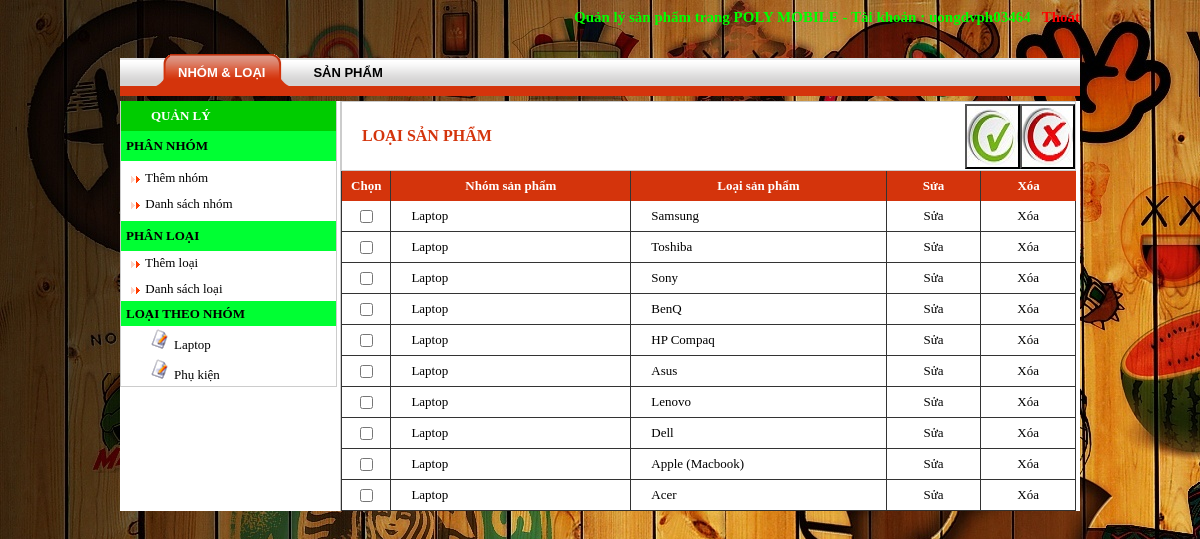
The page /shoppc/admincp/?m=mn&b=loaisp-get-list&idn=1 (signed in) on the database its author committed.
### tables this page shows
CREATE TABLE IF NOT EXISTS `nhomsanpham` (
  `id_nhom` int(10) NOT NULL,
  `tennhom` varchar(255) NOT NULL,
  PRIMARY KEY (`id_nhom`)
);

CREATE TABLE IF NOT EXISTS `loaisanpham` (
  `id_loai` int(10) NOT NULL,
  `id_nhom` int(11) NOT NULL,
  `tenloaisp` text NOT NULL,
  `ghichu` varchar(255) NOT NULL,
  PRIMARY KEY (`id_loai`)
);

### shoppc/admincp/include/loaisp-get-list.php (the view)
<form method="post" id="frm" name="form">
<table width="735" height="70" border="0" cellspacing="0" cellpadding="0" bgcolor="#FFFFFF" bordercolordark="#FFFFFF">
	  <tr>
      	<td style="border-top:1px solid #CCCCCC; border-bottom: 1px solid #CCCCCC; border-left:1px solid #CCCCCC"><div align="left" style="color:#d4340c; font-family:Tahoma; font-size: 16px; font-weight:bold; padding-left:20px">LOẠI SẢN PHẨM</div></td>
      	<td style="border-top:1px solid #CCCCCC; border-bottom: 1px solid #CCCCCC; height:65px; width:55px">
		<input type="button" value='' onClick="document.form.action='../admincp/?m=mn&b=loaisp-insert'; document.form.submit();" style="background:url(../images/bt_them.jpg); width:55px; height:65px;">
		</td>
		<td style="border-top:1px solid #CCCCCC; border-bottom: 1px solid #CCCCCC; border-right:1px solid #CCCCCC; height:65px; width:55px">
		<input type="button" value='' onClick="document.form.action='../admincp/?m=mn&b=loaisp-xl-del';document.form.submit();" style="background:url(../images/bt_xoa.jpg); width:55px; height:65px;">
        </td>
      </tr>
    </table>
<table width="735" border="0" cellspacing="0" cellpadding="0">
  <tr height="30" bgcolor="#d4340c">
    <td align="center" width="50" style="border-left:1px solid #333;border-right:1px solid #333"><strong><font color="#FFFFFF">Chọn</font></strong></td>
    <td align="center" width="235" style="border-right:1px solid #333"><strong><font color="#FFFFFF">Nhóm sản phẩm</font></strong></td>
    <td align="center" width="250" style="border-right:1px solid #333"><strong><font color="#FFFFFF">Loại sản phẩm</font></strong></td>
    <td align="center" width="100" style="border-right:1px solid #333"><strong><font color="#FFFFFF">Sửa</font></strong></td>
    <td align="center" width="100"><strong><font color="#FFFFFF">Xóa</font></strong></td>
  </tr>
<?php
		$idn=$_GET["idn"];
		$sql3="select nhomsanpham.tennhom,loaisanpham.* from nhomsanpham,loaisanpham where nhomsanpham.id_nhom=loaisanpham.id_nhom and loaisanpham.id_nhom='$idn' order by nhomsanpham.id_nhom ASC";
		$kq3=mysql_query($sql3);
		if(!$kq3)
			echo "";
		else{
		while($r3=mysql_fetch_array($kq3))
		{
			$id_nhom=$r3["id_nhom"];$tennhom=$r3["tennhom"];
			$id_loai=$r3["id_loai"];$tenloai=$r3["tenloaisp"];
  ?>
  <tr>
  <td width="50" align="center" style="border-left:1px solid #333;border-bottom:1px solid #333; border-right:1px solid #333">
  <input type="checkbox" name="chon[]" value="<?php echo $id_loai; ?>"/></td>
    <td width="235" height="30" align="left" style="border-bottom:1px solid #333; border-right:1px solid #333; padding-left:20px"><?php echo "$tennhom"; ?></td>
    <td width="250" align="left" style="border-bottom:1px solid #333; border-right:1px solid #333; padding-left:20px"><?php echo "$tenloai"; ?></td>
    <td width="100" align="center" style="border-bottom:1px solid #333; border-right:1px solid #333"><a href="?m=mn&amp;b=loaisp-update&idl=<?php echo "$id_loai"; ?>">Sửa</a></td>
    <td width="100" align="center" style="border-bottom:1px solid #333; border-right:1px solid #333"><a href="?m=mn&b=loaisp-del&idl=<?php echo "$id_loai"; ?>" onclick="return check()">Xóa</a>
    </td>
  </tr>
 <?php
		}
		}
 ?>
</table>
</form>

### shoppc/admincp/include/menu-mn.php
<table width="215" border="0" cellspacing="0" cellpadding="0">
  <tr>
   <td class="menu" height="30"><div align="left" style="color:#FFF; font-family:Tahoma; font-size: 13px; font-weight:bold">QUẢN LÝ</div></td>
  </tr>
  <tr>
  	<td bgcolor="#00FF33" height="30" style="padding-left:5px">
      <strong>PHÂN NHÓM</strong></td>
  </tr>
  <tr>
   <td height="60" style="padding-left:5px">
  <div align="left">
   <img align="absmiddle" src="../images/towred1-r.gif"><a href="../admincp/?m=mn&b=nhomsp-insert" class="admin-menu-left"> Thêm nhóm</a>
   	<div style="height:10px"></div>
	<img align="absmiddle" src="../images/towred1-r.gif"><a href="../admincp/?m=mn&b=nhomsp-list" class="admin-menu-left"> Danh sách nhóm</a>
	</div>
    </td>
  </tr>
    <tr>
  	<td bgcolor="#00FF33" height="30" style="padding-left:5px">
      <strong>PHÂN LOẠI</strong></td>
  </tr>
  <tr>
   <td height="50" style="padding-left:5px">
  <div align="left">
   <img align="absmiddle" src="../images/towred1-r.gif"><a href="../admincp/?m=mn&b=loaisp-insert" class="admin-menu-left"> Thêm loại</a>
   	<div style="height:10px"></div>
	<img align="absmiddle" src="../images/towred1-r.gif"><a href="../admincp/?m=mn&b=loaisp-list" class="admin-menu-left"> Danh sách loại</a>
	</div>
    </td>
  </tr>
   <tr bgcolor="#00FF33">
   <td style="padding-left:5px;" height="25"><strong>LOẠI THEO NHÓM</strong></td>
   </tr>
  <tr>
	<td>
    <?php
    $sql3=mysql_query("select * from nhomsanpham");
	while($r3=mysql_fetch_array($sql3))
	{
		$tennhom=$r3["tennhom"];$id_nhom=$r3["id_nhom"];
		echo "<tr><td>
		<div style=\"padding-left:20px;\">
		<table border=0 cellspacing=0 cellpadding=0 >
		<tr><td height=30px width=100%>
		&nbsp;&nbsp;&nbsp;<img src=\"../admincp/img/file_uf.gif\" width=20 height=20 />
		<a style=\"color:#000000\" onMouseOver=\"style.color='#0099CC'\" onMouseOut=\"style.color='#000000'\" href='../admincp/?m=mn&b=loaisp-get-list&idn=$id_nhom'>$tennhom</a>
		</td></tr>
		</table>
		</div></td></tr>";
	}
	?>
    </td>
  </tr>
</table>

### shoppc/admincp/css/main.css (style rules this page uses)
body { background-repeat: repeat-y; margin-left: 0px; margin-top: 0px; margin-right: 0px; margin-bottom: 0px; text-align: center; font-family:Tahoma; font-size:13px; background-image:url(../../images/bg3.jpg); background-attachment: fixed; }
a:link { text-decoration: none; color:#000000; }
.menu { padding-left:30px; border:0px solid #d4340c; background-color:#00CC00; }

### rows shown on the page
nhomsanpham: tennhom "Laptop"
nhomsanpham: tennhom "Phụ kiện"
loaisanpham: id_nhom.tennhom "Laptop", tenloaisp "Samsung"
loaisanpham: id_nhom.tennhom "Laptop", tenloaisp "Toshiba"
loaisanpham: id_nhom.tennhom "Laptop", tenloaisp "Sony"
loaisanpham: id_nhom.tennhom "Laptop", tenloaisp "BenQ"
loaisanpham: id_nhom.tennhom "Laptop", tenloaisp "HP Compaq"
loaisanpham: id_nhom.tennhom "Laptop", tenloaisp "Asus"
loaisanpham: id_nhom.tennhom "Laptop", tenloaisp "Lenovo"
loaisanpham: id_nhom.tennhom "Laptop", tenloaisp "Dell"
loaisanpham: id_nhom.tennhom "Laptop", tenloaisp "Apple (Macbook)"
loaisanpham: id_nhom.tennhom "Laptop", tenloaisp "Acer"

### other values the page prints
$_SESSION['useradmin'] "uongdvph03464"
